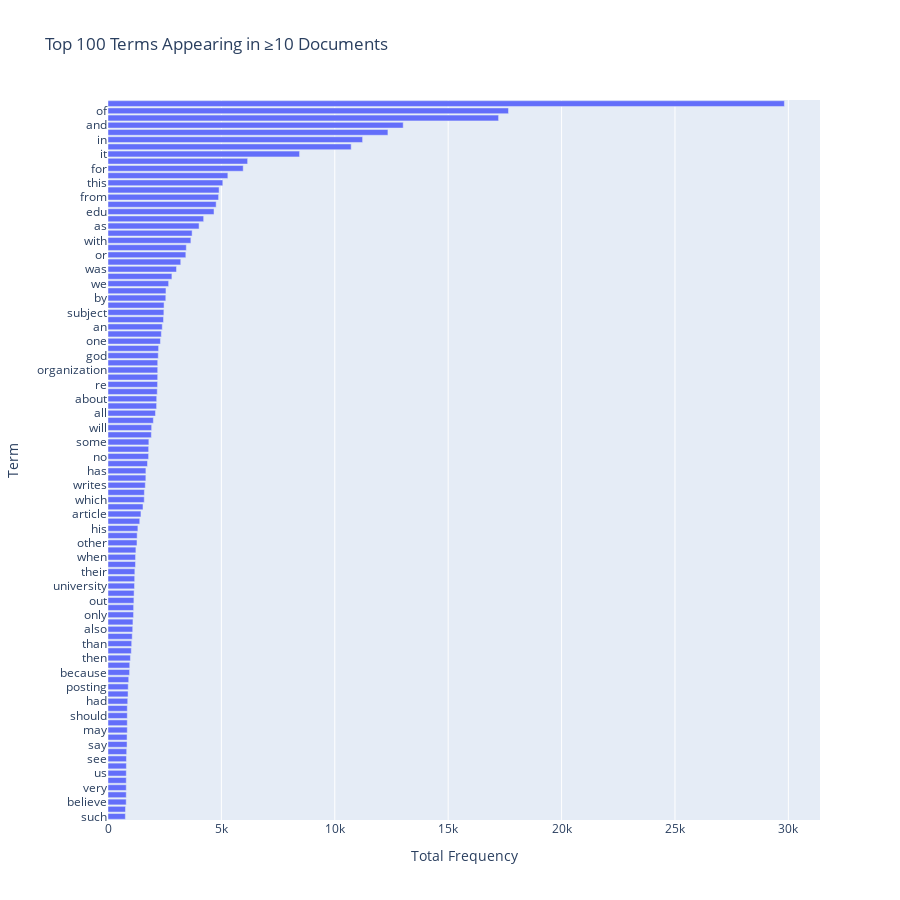

Notebook code cell kept with this figure:
### Markdown cell above
### >>> **Exercise 13 (take home):** 
The chart above only contains 300 vocabulary in the documents, and it's already computationally intensive to both compute and visualize. Can you efficiently reduce the number of terms you want to visualize as an exercise.

### Code cell
# Answer here
#篩選出現在不同文章次數超過10次的單字，再來畫頻率BAR chart


# 1️ 計算每個詞出現在多少篇文件
Docu_Freq_per_term = (X_counts.astype(bool).sum(axis=0)).A1

# 2️ 只保留出現在超過10篇文件的詞
#回傳值是INDEX
keep_idx = np.where(Docu_Freq_per_term >=10)[0]

# 3️ 把X_count縮減成我們需要的
X_new= X_counts[:, keep_idx]#文件都留著，但單字只留我們要的
word_need = count_vect.get_feature_names_out()[keep_idx]

print(f"原本詞彙數: {X_counts.shape[1]} → 出現超過十篇的只有: {X_new.shape[1]} 詞")

# 4️ 計算篩選後辭的出現次數，方法同上
Frequency = X_new.sum(axis=0)#這是二維，要縮成一維
Frequency = Frequency.A1


# 5️ 取出現最多的前 100 個詞
#[::-1]把順序顛倒
top_100_word_idx =np.argsort(Frequency)[-100:][::-1]
terms = word_need[top_100_word_idx]#把字名稱抓出來
counts = Frequency[top_100_word_idx]#把字的次數抓出來


# 6️ 用 Plotly 畫互動圖
fig = px.bar(y=terms, x=counts, orientation="h",
             labels={"y": "Term", "x": "Total Frequency"},
             title=f"Top 100 Terms Appearing in ≥10 Documents")
fig.update_layout(height=900, yaxis={"categoryorder": "total ascending"})
fig.show()

### Figure 1 — Plotly figure (JSON) as saved in the notebook; plotly's stock layout.template omitted (floating-point values rounded to 4 significant figures)
{"data": [{"hovertemplate": "Total Frequency=%{x}<br>Term=%{y}<extra></extra>", "legendgroup": "", "marker": {"color": "#636efa", "pattern": {"shape": ""}}, "name": "", "orientation": "h", "showlegend": false, "textposition": "auto", "type": "bar", "x": [29825, 17660, 17222, 13017, 12343, 11226, 10723, 8447, 6157, 5962, 5285, 5063, 4898, 4877, 4769, 4675, 4218, 4015, 3709, 3655, 3453, 3432, 3208, 3020, 2818, 2674, 2556, 2548, 2472, 2464, 2448, 2393, 2353, 2312, 2232, 2216, 2193, 2192, 2191, 2186, 2172, 2148, 2143, 2093, 2000, 1925, 1912, 1802, 1793, 1791, 1742, 1671, 1669, 1645, 1604, 1599, 1543, 1453, 1400, 1318, 1286, 1278, 1230, 1215, 1213, 1184, 1177, 1170, 1151, 1142, 1130, 1127, 1100, 1090, 1068, 1045, 1028, 989, 959, 952, 914, 892, 885, 870, 852, 851, 850, 850, 841, 840, 825, 814, 811, 808, 806, 805, 805, 803, 772, 766], "xaxis": "x", "y": ["the", "of", "to", "and", "is", "in", "that", "it", "you", "for", "not", "this", "be", "from", "are", "edu", "have", "as", "on", "with", "but", "or", "if", "was", "can", "we", "there", "by", "what", "subject", "they", "an", "lines", "one", "he", "god", "do", "organization", "at", "re", "com", "about", "my", "all", "would", "will", "so", "some", "your", "no", "who", "has", "any", "writes", "people", "which", "me", "article", "don", "his", "more", "other", "know", "when", "think", "their", "like", "university", "does", "out", "just", "only", "how", "also", "been", "than", "were", "then", "time", "because", "them", "posting", "up", "had", "am", "should", "may", "these", "many", "say", "jesus", "see", "why", "us", "get", "good", "very", "believe", "use", "such"], "yaxis": "y"}], "layout": {"barmode": "relative", "height": 900, "legend": {"tracegroupgap": 0}, "title": {"text": "Top 100 Terms Appearing in ≥10 Documents"}, "xaxis": {"anchor": "y", "domain": [0, 1], "title": {"text": "Total Frequency"}}, "yaxis": {"anchor": "x", "categoryorder": "total ascending", "domain": [0, 1], "title": {"text": "Term"}}}}
